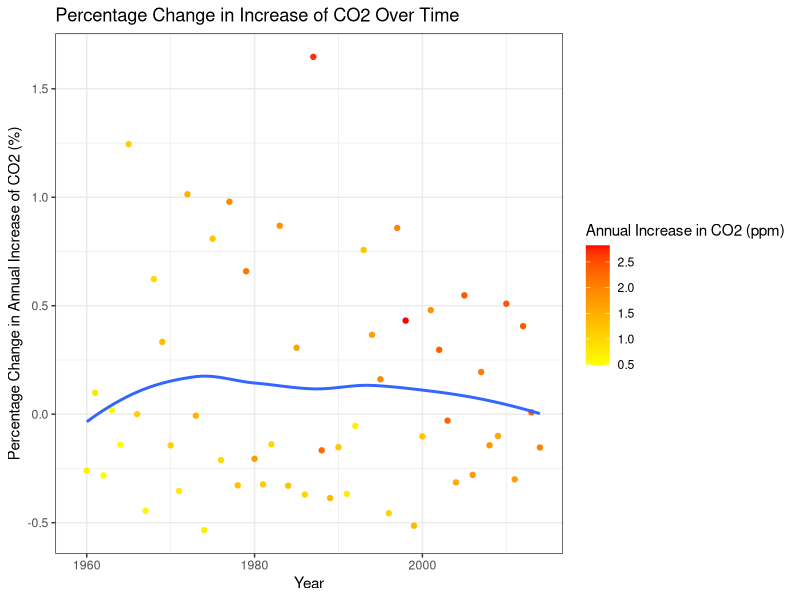
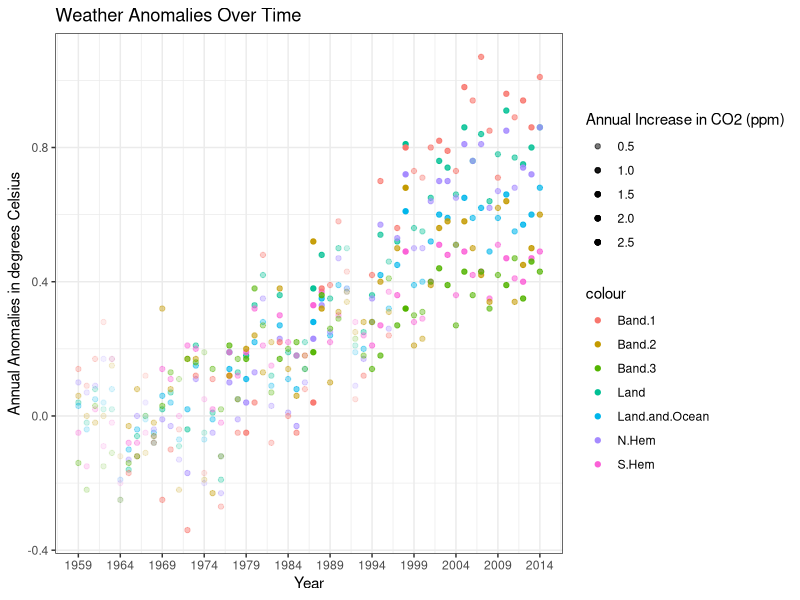

These figures' R source, in order:
## ---- chunk 1
knitr::opts_chunk$set(echo = TRUE)
## ---- chunk 2
#loading in data
temp <- read.csv("global-temp-annual_csv.csv")
head(temp,2)
co2ave <- read.csv("co2-annmean-gl_csv.csv")
head(co2ave,2)
co2inc <- read.csv("co2-gr-gl_csv.csv")
head(co2inc,2)
## ---- chunk 3
#Simplifying year variable and making it number for all datasets
library(dplyr)
temp <- temp %>%
  mutate(Year=as.numeric(substring(Year,1,4)))
co2ave <- co2ave %>%
  mutate(Year=as.numeric(substring(Year,1,4)))
co2inc <- co2inc %>%
  mutate(Year=as.numeric(substring(Year,1,4)))
#Taking out uncertainty variable
select <- dplyr::select
co2ave <- co2ave %>%
  select(!Uncertainty)
co2inc <- co2inc %>%
  select(!Uncertainty)
#Taking out NA values of temp to create a dataset that we can merge with the others. We are only taking out 1880-1899 which are not in the other datasets anyway.
temp1 <- temp%>%
  na.omit()
## ---- chunk 4
#We start with the temp1 dataset that has 115 observations of 8 variables. It's only true ID variable is the year which is the same for the other datasets as well. All other variables in temp1 do not appear in the other datasets including anomalies from land, land and ocean, the hemispheres, and the different bands of the globe
#We will use left join to join temp1 with the dataset co2inc (59 observations of 2 variables) which also includes the year ID variable, but no others. When we left join, we will keep all the data from the temp1 dataset and add the new variable annual.increase from the co2inc dataset. Unfortunately, our co2inc only goes back to 1959, so we will have missing values for this variable from 1900 to 1958, but we will still have at least 50 total observations.
climate <- temp1%>%
  left_join(co2inc, by = "Year")
#We will now drop the years 1900 - 1958 where we have no data for annual increase
climate <- climate%>%
  na.omit()
#Taking out all of the years where we do not have any data for annual increase, our observations dropped from 115, to 56 observations. It sucks because we had co2 data until 2017, but our temperature anomaly data only went to 2014, so we dropped the 2015 - 2017 temp data as well.
#Now we will join the co2ave dataset that has 38 observations of 2 variables, with year again being the id variable, and the new variable being left_joined to the dataset being mean co2.Unfortunately, this data won't make it to the final observation floor, but I am including it here because I want to run my own graphs on it and include it. Please don't take points off, I know there's only 38 observations. 
climate <- climate%>%
  left_join(co2ave,by = "Year")
#I am not going to take out all the NA values of mean in the dataset from 1959 - 1979 becuase then we would have less than 50 observations. That is the obvious problem here, I just want to include it to see if it correlates with the temperature anomalies. We added a variable and didnt drop any more observations
## ---- chunk 5
#creating categorical variable that is 0 when the year is the first 28 years of our dataset (1959-1986), and 1 when it is the second 28 years of our dataset (1987-2014). We are splitting the years in half to see if generally, our data has changed over the two halves.
for(i in 1:length(climate$Year)){
 if(1958+i<1987){ 
  climate$presenthalf[i] = 0
}else{
  climate$presenthalf[i] = 1
} 
}
#grouping by our new categorical variable and finding the means of all of our variables for each category to compare their change over time
climate_means <- climate %>%
  group_by(presenthalf) %>%
  summarize(mLand = mean(Land), mLand.and.Ocean = mean(Land.and.Ocean), mN.Hem = mean(N.Hem), mS.Hem = mean(S.Hem), mBand.1 = mean(Band.1), mBand.2 = mean(Band.2), mBand.3 = mean(Band.3), mAnnual.Increase = mean(Annual.Increase), mMean = mean(Mean, na.rm = TRUE)) %>%
  ungroup()
#Using kable to make a table of our mean findings
library(knitr)
kable(x = climate_means, 
      format = "html",
      col.names = c("Present Half of Years", "Mean Land Anomalies (Celsius)", "Mean Land and Ocean Anomalies (Celsius)", "Mean Northern Hemisphere Anomalies (Celsius)", "Mean Southern Hemisphere Anomalies (Celsius)", "Mean Band 1 Anomalies (Celsius)", "Mean Band 2 Anomalies (Celsius)", "Mean Band 3 Anomalies (Celsius)", "Mean CO2 Mole Fraction Increase (ppm)", "Mean CO2 Mole Fraction (ppm)"),
      caption = "Mean Annual Values of Climate Data Over Two Time Periods")

## ---- chunk 6
#Now we are going to check to see if the rate of increase of CO2 IS actually increasing or not by making a variable showing us the percentage increase!
climate<- climate%>%
  mutate(Perc_Chg_Inc = (Annual.Increase-lag(Annual.Increase))/lag(Annual.Increase))
#Now that we have created the variable, lets see if some of the higher values of the variable are in more recent years
climate%>%
  arrange(desc(Perc_Chg_Inc))
## ---- chunk 7
#Let's take a look at the time frame of the closer 28 years exclusively to see if it furthers our uncertainty
climate%>%
  select(presenthalf, Year, Annual.Increase, Perc_Chg_Inc)%>%
  filter(presenthalf == 1)%>%
  glimpse()
## ---- chunk 8
#We won't know much more about the rate of increase until we graph it, so let's just understand our summary data a bit better!
library(tidyr)
co2summary <- climate%>%
  summarize(mean_Annual.Increase = mean(Annual.Increase), mean_Mean = mean(Mean, na.rm = TRUE), mean_Perc.Chg.Inc = mean(Perc_Chg_Inc, na.rm = TRUE), sd_Annual.Increase = sd(Annual.Increase), sd_Mean = sd(Mean, na.rm = TRUE), sd_Perc.Chg.Inc = sd(Perc_Chg_Inc, na.rm = TRUE), q1_Annual.Increase = quantile(Annual.Increase, 0.25), q3_Annual.Increase = quantile(Annual.Increase, 0.75), q1_Mean = quantile(Mean, 0.25, na.rm = TRUE), q3_Mean = quantile(Mean, 0.75, na.rm = TRUE), q1_Perc.Chg.Inc = quantile(Perc_Chg_Inc,0.25, na.rm = TRUE), q3_Perc.Chg.Inc = quantile(Perc_Chg_Inc,0.75, na.rm = TRUE)) %>%
  ungroup()
co2summary%>%
  pivot_longer(cols=starts_with(c("mean", "sd", "q1", "q3")),names_to = c("statistic", ".value"),names_sep = "_")
## ---- chunk 9
#We are going to visualize our percentage change variable and see if it is steadily increasing, or if it doesn't really have a pattern like the other tests suggest
library(ggplot2)
climate%>%
  ggplot(aes(x=Year, y=Perc_Chg_Inc),na.rm=T)+
  geom_point(aes(color=Annual.Increase))+
  labs(title = "Percentage Change in Increase of CO2 Over Time",
         x = "Year",
         y = "Percentage Change in Annual Increase of CO2 (%)", color = "Annual Increase in CO2 (ppm)") +
  stat_smooth(se=F)+
  theme_bw()+
  scale_color_gradient(low = "yellow", high = "red")
## ---- chunk 10
#We are now going to make a plot that plots every weather anomalie measure over the years and also see its relation with C02 measurements
climate%>%
  ggplot(aes(x=Year, alpha=Annual.Increase),na.rm=T)+
  geom_point(aes(y=Land, color="Land"))+
  geom_point(aes(y=Land.and.Ocean, color="Land.and.Ocean"))+
  geom_point(aes(y=N.Hem, color="N.Hem"))+
  geom_point(aes(y=S.Hem, color="S.Hem"))+
  geom_point(aes(y=Band.1, color="Band.1"))+
  geom_point(aes(y=Band.2, color="Band.2"))+
  geom_point(aes(y=Band.3, color="Band.3"))+
  labs(title = "Weather Anomalies Over Time", x = "Year", y = "Annual Anomalies in degrees Celsius", alpha = "Annual Increase in CO2 (ppm)") +
  theme_bw()+
  scale_x_continuous(breaks=seq(1959,2014,5))
